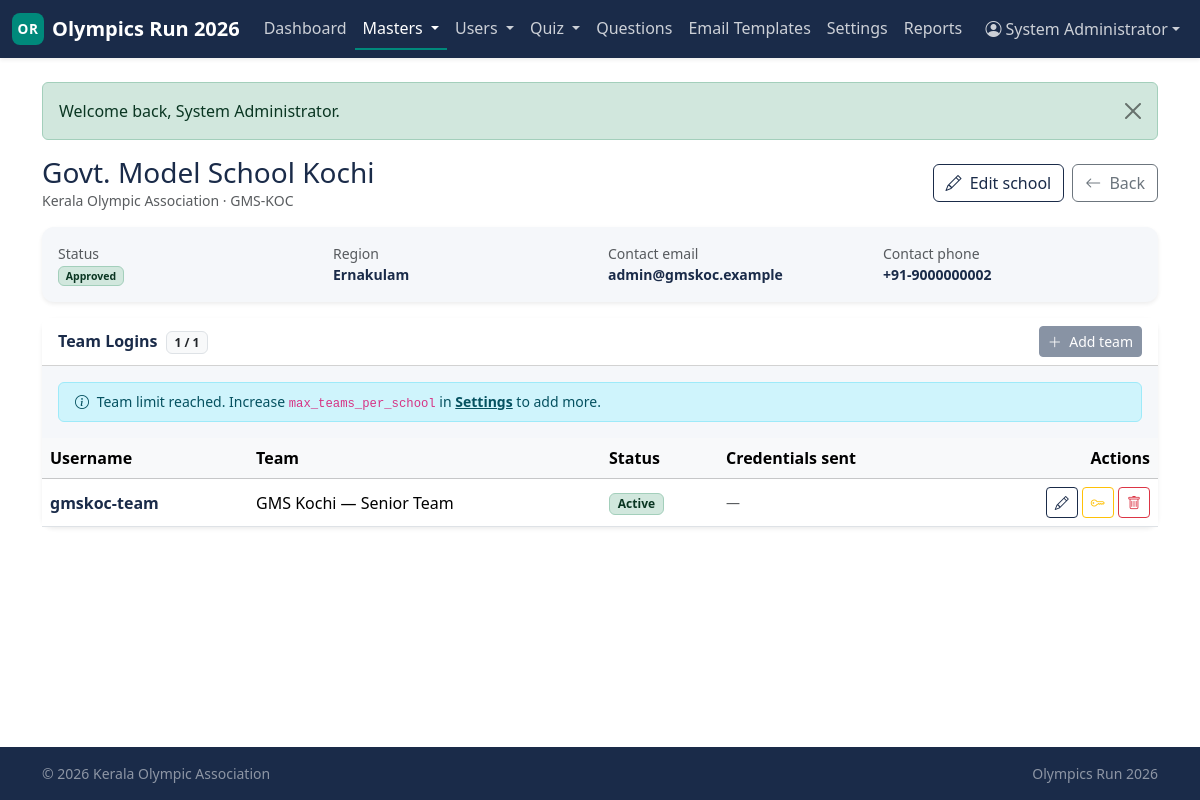
Screenshot of /admin/schools/2 (signed in) with the database file from the repository.
### tables this page shows
CREATE TABLE schools (
    school_id           INT UNSIGNED  NOT NULL AUTO_INCREMENT,
    association_id      INT UNSIGNED  NOT NULL,
    school_name         VARCHAR(200)  NOT NULL,
    school_code         VARCHAR(50)   NULL,
    region              VARCHAR(100)  NULL,
    address             TEXT          NULL,
    principal_name      VARCHAR(150)  NULL,
    coach_name          VARCHAR(150)  NULL,
    contact_email       VARCHAR(190)  NULL,
    contact_phone       VARCHAR(20)   NULL,
    status              ENUM('pending','approved','rejected','suspended')
                                NOT NULL DEFAULT 'pending',
    approved_by_user_id INT UNSIGNED  NULL,
    approved_at         DATETIME      NULL,
    created_at          DATETIME      NOT NULL DEFAULT CURRENT_TIMESTAMP,
    updated_at          DATETIME      NOT NULL DEFAULT CURRENT_TIMESTAMP
                                                ON UPDATE CURRENT_TIMESTAMP,
    PRIMARY KEY (school_id),
    UNIQUE KEY uniq_school_code (school_code),
    KEY idx_school_assoc (association_id),
    KEY idx_school_status (status),
    KEY idx_school_region (region),
    CONSTRAINT fk_school_assoc
        FOREIGN KEY (association_id) REFERENCES associations(association_id)
        ON DELETE CASCADE,
    CONSTRAINT fk_school_approver
        FOREIGN KEY (approved_by_user_id)
            REFERENCES association_users(association_user_id)
        ON DELETE SET NULL
);

CREATE TABLE associations (
    association_id  INT UNSIGNED  NOT NULL AUTO_INCREMENT,
    name            VARCHAR(200)  NOT NULL,
    short_code      VARCHAR(20)   NOT NULL,
    region          VARCHAR(100)  NULL,
    contact_email   VARCHAR(190)  NULL,
    contact_phone   VARCHAR(20)   NULL,
    address         TEXT          NULL,
    logo_path       VARCHAR(255)  NULL,
    status          ENUM('active','inactive') NOT NULL DEFAULT 'active',
    created_by_admin_id INT UNSIGNED NULL,
    created_at      DATETIME      NOT NULL DEFAULT CURRENT_TIMESTAMP,
    updated_at      DATETIME      NOT NULL DEFAULT CURRENT_TIMESTAMP
                                                ON UPDATE CURRENT_TIMESTAMP,
    PRIMARY KEY (association_id),
    UNIQUE KEY uniq_assoc_code (short_code),
    KEY idx_assoc_status (status),
    KEY idx_assoc_region (region),
    CONSTRAINT fk_assoc_created_by
        FOREIGN KEY (created_by_admin_id) REFERENCES admins(admin_id)
        ON DELETE SET NULL
);

CREATE TABLE school_logins (
    school_login_id INT UNSIGNED  NOT NULL AUTO_INCREMENT,
    school_id       INT UNSIGNED  NOT NULL,
    username        VARCHAR(64)   NOT NULL,
    password_hash   VARCHAR(255)  NOT NULL,
    team_label      VARCHAR(100)  NULL,
    status          ENUM('active','suspended') NOT NULL DEFAULT 'active',
    last_login_at   DATETIME      NULL,
    credentials_sent_at DATETIME  NULL,
    created_at      DATETIME      NOT NULL DEFAULT CURRENT_TIMESTAMP,
    updated_at      DATETIME      NOT NULL DEFAULT CURRENT_TIMESTAMP
                                                ON UPDATE CURRENT_TIMESTAMP,
    PRIMARY KEY (school_login_id),
    UNIQUE KEY uniq_sl_username (username),
    KEY idx_sl_school (school_id),
    KEY idx_sl_status (status),
    CONSTRAINT fk_sl_school
        FOREIGN KEY (school_id) REFERENCES schools(school_id)
        ON DELETE CASCADE
);

### views/admin/schools/show.php (the view, shortened to what the rows shown need)
<?php
$sid       = (int)$school['school_id'];
$count     = count($logins);
$atLimit   = $count >= $maxTeams;
$hasEmail  = trim((string)($school['contact_email'] ?? '')) !== '';
?>
<div class="d-md-flex justify-content-between align-items-center mb-3">
    <div>
        <h1 class="h3 text-navy mb-0"><?= e($school['school_name']) ?></h1>
        <p class="text-muted small mb-0">
            <?= e($school['association_name']) ?>
            <?php if (!empty($school['school_code'])): ?>
                · <?= e($school['school_code']) ?>
            <?php endif; ?>
        </p>
    </div>
    <div class="d-flex gap-2">
        <a href="/admin/schools/<?= $sid ?>/edit" class="btn btn-outline-navy">
            <i class="bi bi-pencil me-1"></i> Edit school
        </a>
        <a href="/admin/schools" class="btn btn-outline-secondary">
            <i class="bi bi-arrow-left me-1"></i> Back
        </a>
    </div>
</div>
<div class="card panel border-0 shadow-sm mb-3">
    <div class="card-body">
        <div class="row g-3 small">
            <div class="col-6 col-md-3">
                <div class="text-muted">Status</div>
                <span class="<?= status_badge($school['status']) ?>"><?= e(status_label($school['status'])) ?></span>
            </div>
            <div class="col-6 col-md-3">
                <div class="text-muted">Region</div>
                <div class="fw-semibold text-navy"><?= e($school['region'] ?? '—') ?></div>
            </div>
            <div class="col-12 col-md-3">
                <div class="text-muted">Contact email</div>
                <div class="fw-semibold <?= $hasEmail ? 'text-navy' : 'text-danger' ?>">
                    <?= $hasEmail ? e($school['contact_email']) : 'Not set' ?>
                </div>
            </div>
            <div class="col-6 col-md-3">
                <div class="text-muted">Contact phone</div>
                <div class="fw-semibold text-navy"><?= e($school['contact_phone'] ?? '—') ?></div>
            </div>
        </div>
    </div>
</div>
<div class="card panel border-0 shadow-sm">
    <div class="card-header bg-white d-flex justify-content-between align-items-center">
        <span class="fw-semibold text-navy">
            Team Logins
            <span class="badge bg-light text-dark border ms-1"><?= $count ?> / <?= (int)$maxTeams ?></span>
        </span>
        <button type="button" class="btn btn-sm btn-primary"
                data-bs-toggle="modal" data-bs-target="#addTeamModal"
                <?= $atLimit ? 'disabled' : '' ?>>
            <i class="bi bi-plus-lg me-1"></i> Add team
        </button>
    </div>
    <?php if ($atLimit): ?>
        <div class="card-body pb-0">
            <div class="alert alert-info small py-2 mb-3">
                <i class="bi bi-info-circle me-1"></i>
                Team limit reached. Increase <code>max_teams_per_school</code> in
                <a href="/admin/settings" class="alert-link">Settings</a> to add more.
            </div>
        </div>
    <?php endif; ?>
    <div class="table-responsive">
        <table class="table align-middle mb-0">
            <thead class="table-light">
                <tr>
                    <th>Username</th>
                    <th>Team</th>
                    <th>Status</th>
                    <th class="d-none d-md-table-cell">Credentials sent</th>
                    <th class="text-end">Actions</th>
                </tr>
            </thead>
            <tbody>
                <?php if (empty($logins)): ?>
                    <tr><td colspan="5" class="text-center text-muted py-4">
                        No team logins yet. Use “Add team” to create one.
                    </td></tr>
                <?php else: foreach ($logins as $l):
                    $lid = (int)$l['school_login_id']; ?>
                    <tr>
                        <td class="fw-semibold text-navy"><?= e($l['username']) ?></td>
                        <td><?= e($l['team_label'] ?? '—') ?></td>
                        <td><span class="<?= status_badge($l['status']) ?>"><?= e(status_label($l['status'])) ?></span></td>
                        <td class="d-none d-md-table-cell small text-muted">
                            <?= !empty($l['credentials_sent_at']) ? e(dt_display($l['credentials_sent_at'])) : '—' ?>
                        </td>
                        <td class="text-end text-nowrap">
                            <button type="button" class="btn btn-sm btn-outline-navy js-edit-team"
                                    title="Edit team"
                                    data-id="<?= $lid ?>"
                                    data-username="<?= e($l['username']) ?>"
                                    data-team="<?= e($l['team_label'] ?? '') ?>"
                                    data-status="<?= e($l['status']) ?>">
                                <i class="bi bi-pencil"></i>
                            </button>
                            <form action="/admin/schools/<?= $sid ?>/logins/<?= $lid ?>/reset"
                                  method="post" class="d-inline"
                                  onsubmit="return confirm('Reset this team’s password and email it to the school?');">
                                <button class="btn btn-sm btn-outline-warning" title="Reset &amp; email password">
                                    <i class="bi bi-key"></i>
                                </button>
                            </form>
                            <form action="/admin/schools/<?= $sid ?>/logins/<?= $lid ?>/delete"
                                  method="post" class="d-inline"
                                  onsubmit="return confirm('Delete this team login?');">
                                <button class="btn btn-sm btn-outline-danger" title="Delete">
                                    <i class="bi bi-trash"></i>
                                </button>
                            </form>
                        </td>
                    </tr>
                <?php endforeach; endif; ?>
            </tbody>
        </table>
    </div>
</div>

### public/index.php (shortened to what the rows shown need)
<?php
require __DIR__ . '/../includes/bootstrap.php';
$reqPath = strtok($_SERVER['REQUEST_URI'] ?? '/', '?') ?: '/';
$reqPath = rtrim($reqPath, '/') ?: '/';
$method  = $_SERVER['REQUEST_METHOD'] ?? 'GET';
foreach ($routes as $pattern => $handler) {
    [$rMethod, $rPath] = explode(' ', $pattern, 2);
    if ($rMethod !== $method) continue;
    if (!str_contains($rPath, '{')) {
        if ($rPath !== $reqPath) continue;
        $params = [];
    } else {
        $regex = '#^' . preg_replace('#\{(\w+)\}#', '(?<$1>[^/]+)', $rPath) . '$#';
        if (!preg_match($regex, $reqPath, $m)) continue;
        $params = array_values(array_filter(
            $m,
            static fn($k) => is_string($k),
            ARRAY_FILTER_USE_KEY
        ));
    }
    if (is_array($handler)) {
        [$class, $methodName] = $handler;
        (new $class)->$methodName(...$params);
    } else {
        $handler(...$params);
    }
    return;
}

### views/layouts/app.php (shortened to what the rows shown need)
<!doctype html>
<html lang="en">
<head>
    <link rel="stylesheet"
          href="https://cdn.jsdelivr.net/npm/bootstrap@5.3.3/dist/css/bootstrap.min.css">
    <link rel="stylesheet"
          href="https://cdn.jsdelivr.net/npm/bootstrap-icons@1.11.3/font/bootstrap-icons.min.css">
    <link rel="stylesheet" href="/css/app.css">
</head>
<body class="d-flex flex-column min-vh-100 bg-app">
<?php include __DIR__ . '/../partials/navbar.php'; ?>
<main class="flex-grow-1 py-3 py-md-4">
    <div class="container">
        <?php include __DIR__ . '/../partials/flash.php'; ?>
        <?= $content ?>
    </div>
</main>
<footer class="footer mt-auto py-3 bg-navy text-white-50">
    <div class="container small d-md-flex justify-content-between">
        <span>&copy; <?= date('Y') ?> Kerala Olympic Association</span>
        <span>Olympics Run 2026</span>
    </div>
</footer>
</body>
</html>

### views/partials/navbar.php (shortened to what the rows shown need)
<?php
$currentPath = strtok($_SERVER['REQUEST_URI'] ?? '/', '?');
$items = Auth::check() ? nav_for_role(Auth::role()) : [];
$isItemActive = static function (array $item) use ($currentPath): bool {
    if (isset($item['url']) && $currentPath === $item['url']) return true;
    if (!empty($item['children'])) {
        foreach ($item['children'] as $c) {
            if (isset($c['url']) && str_starts_with($currentPath ?: '', rtrim($c['url'], '/'))) {
                return true;
            }
        }
    }
    return false;
};
?>
<nav class="navbar navbar-expand-lg navbar-dark bg-navy shadow-sm">
    <div class="container-fluid">
        <a class="navbar-brand fw-semibold d-flex align-items-center" href="/">
            <span class="brand-mark me-2" aria-hidden="true">OR</span>
            <span>Olympics Run 2026</span>
        </a>
        <div class="collapse navbar-collapse" id="mainNav">
            <?php if (Auth::check()): ?>
                <ul class="navbar-nav me-auto mb-2 mb-lg-0">
                    <?php foreach ($items as $i => $item):
                        $active = $isItemActive($item);
                    ?>
                        <?php if (!empty($item['children'])): ?>
                            <li class="nav-item dropdown">
                                <a class="nav-link dropdown-toggle <?= $active ? 'active' : '' ?>"
                                   href="#" role="button"
                                   id="nav-dd-<?= $i ?>"
                                   data-bs-toggle="dropdown" aria-expanded="false">
                                    <?= e($item['label']) ?>
                                </a>
                            </li>
                        <?php else: ?>
                            <li class="nav-item">
                                <a class="nav-link <?= $active ? 'active' : '' ?>"
                                   <?= $active ? 'aria-current="page"' : '' ?>
                                   href="<?= e($item['url']) ?>">
                                    <?= e($item['label']) ?>
                                </a>
                            </li>
                        <?php endif; ?>
                    <?php endforeach; ?>
                </ul>
                <ul class="navbar-nav ms-auto">
                    <li class="nav-item dropdown">
                        <a class="nav-link dropdown-toggle d-flex align-items-center"
                           href="#" id="userMenu" role="button"
                           data-bs-toggle="dropdown" aria-expanded="false">
                            <i class="bi bi-person-circle me-1"></i>
                            <?= e(Auth::user()['name'] ?? Auth::user()['username']) ?>
                        </a>
                    </li>
                </ul>
            <?php endif; ?>
        </div>
    </div>
</nav>

### views/partials/flash.php
<?php
$flashMap = [
    'success' => 'alert-success',
    'error'   => 'alert-danger',
    'info'    => 'alert-info',
    'warning' => 'alert-warning',
];
foreach ($flashMap as $type => $class):
    $msg = flash_pull($type);
    if ($msg === null) continue;
?>
    <div class="alert <?= $class ?> alert-dismissible fade show" role="alert">
        <?= e($msg) ?>
        <button type="button" class="btn-close" data-bs-dismiss="alert" aria-label="Close"></button>
    </div>
<?php endforeach; ?>

### rows the page displays
schools: label "Dashboard", label "Masters", label "Users", label "Quiz", label "Questions", label "Email Templates", label "Settings", label "Reports", msg "Welcome back, System Administrator.", school_name "Govt. Model School Kochi", association.name "Kerala Olympic Association", school_code "GMS-KOC", status "Approved", region "Ernakulam", contact_email "admin@gmskoc.example", contact_phone "+91-9000000002"
school_logins: username "gmskoc-team", team_label "GMS Kochi — Senior Team", status "Active"
